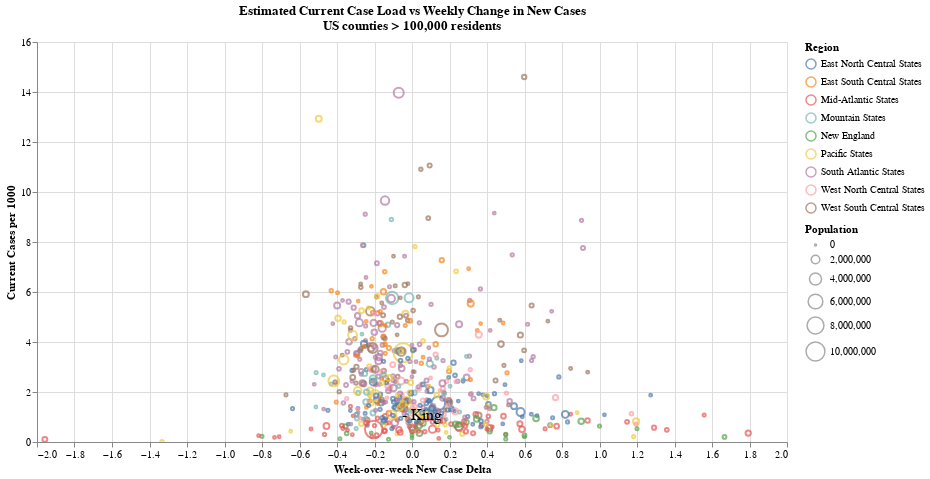

Notebook cell for this chart:
### Code cell
# create chart
cases_vs_case_delta = (alt.Chart(cases_percap_recent.query('wkly_diff < 3 and wkly_diff > -3 and cases_new_per1k_sum14 > 0')) # dangerous, but seems like >3x is reporting issue
 .mark_point()
 .encode(x = alt.X('wkly_diff', axis = alt.Axis(title = 'Week-over-week New Case Delta')),
         y = alt.Y('cases_new_per1k_sum14', axis = alt.Axis(title = 'Current Cases per 1000')),
         color = alt.Color('region', legend = alt.Legend(title = 'Region')),
         size = alt.Size('Population', legend = alt.Legend(title = 'Population')),
         tooltip = ['County', 'Current Cases', 'Population'])
 .interactive()
 .properties(height = 400,
             width = 750,
             title = ['Estimated Current Case Load vs Weekly Change in New Cases',
                      'US counties > 100,000 residents'])
)

king = (alt.Chart(cases_percap_recent.query('wkly_diff < 3 and wkly_diff > -3 and County == "King, Washington"'))
 .mark_text(dx = 30, text = '- King', color = 'black', filled = True, size = 16)
 .encode(x = alt.X('wkly_diff', axis = alt.Axis(title = 'Week-over-week New Case Delta')),
         y = alt.Y('cases_new_per1k_sum14', axis = alt.Axis(title = 'Current Cases per 1000'))
        )
)

cases_vs_case_delta + king

### Figure 1 — Vega-Lite specification as saved in the notebook (floating-point values rounded to 4 significant figures; data arrays with more than 128 entries replaced by an {"elided": "..."} marker saying what was removed)
{"config": {"view": {"continuousWidth": 400, "continuousHeight": 300}}, "layer": [{"data": {"name": "data-df616e3867e3f0e06ed10f6fb1118800"}, "mark": "point", "encoding": {"color": {"type": "nominal", "field": "region", "legend": {"title": "Region"}}, "size": {"type": "quantitative", "field": "Population", "legend": {"title": "Population"}}, "tooltip": [{"type": "nominal", "field": "County"}, {"type": "quantitative", "field": "Current Cases"}, {"type": "quantitative", "field": "Population"}], "x": {"type": "quantitative", "axis": {"title": "Week-over-week New Case Delta"}, "field": "wkly_diff"}, "y": {"type": "quantitative", "axis": {"title": "Current Cases per 1000"}, "field": "cases_new_per1k_sum14"}}, "height": 400, "selection": {"selector012": {"type": "interval", "bind": "scales", "encodings": ["x", "y"]}}, "title": ["Estimated Current Case Load vs Weekly Change in New Cases", "US counties > 100,000 residents"], "width": 750}, {"data": {"name": "data-c988f0c905b6d6ac0464eef977d823e5"}, "mark": {"type": "text", "color": "black", "dx": 30, "filled": true, "size": 16, "text": "- King"}, "encoding": {"x": {"type": "quantitative", "axis": {"title": "Week-over-week New Case Delta"}, "field": "wkly_diff"}, "y": {"type": "quantitative", "axis": {"title": "Current Cases per 1000"}, "field": "cases_new_per1k_sum14"}}}], "$schema": "https://vega.github.io/schema/vega-lite/v4.0.0.json", "datasets": {"data-df616e3867e3f0e06ed10f6fb1118800": {"elided": "579 records"}, "data-c988f0c905b6d6ac0464eef977d823e5": [{"county_key": "king", "county": "King", "state": "Washington", "date": "2020-08-02T00:00:00", "cases": 15529, "deaths": 676, "deaths_new": 2, "cases_new": 111, "STNAME": "Washington", "COUNTY_KEY": "king", "region": "Pacific States", "Population": 2189000.0, "cases_per1k": 7.095, "cases_new_per1k": 0.05072, "deaths_per1k": 0.3089, "deaths_new_per1k": 0.0009138, "County": "King, Washington", "cases_new_per1k_sum14": 1.082, "Current Cases": 2368.0, "last_wk_cases": 1144, "two_wks_ago_cases": 1281, "wkly_diff": -0.1069}]}}
